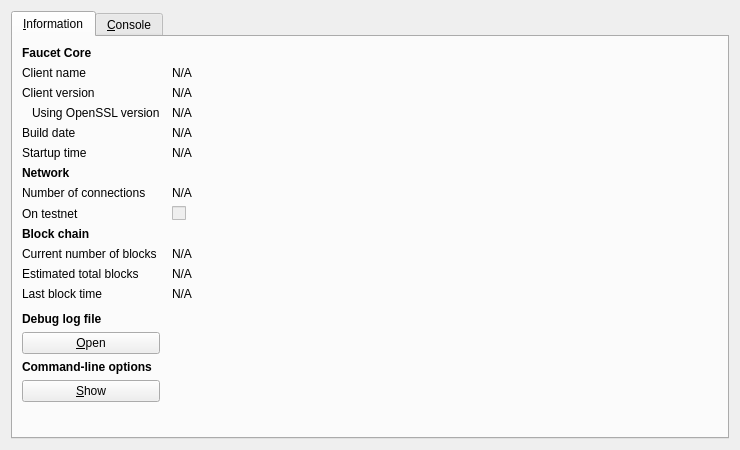
<?xml version="1.0" encoding="UTF-8"?>
<ui version="4.0">
 <class>RPCConsole</class>
 <widget class="QDialog" name="RPCConsole">
  <property name="geometry">
   <rect>
    <x>0</x>
    <y>0</y>
    <width>740</width>
    <height>450</height>
   </rect>
  </property>
  <property name="windowTitle">
   <string>Faucet - Debug window</string>
  </property>
  <layout class="QVBoxLayout" name="verticalLayout_2">
   <item>
    <widget class="QTabWidget" name="tabWidget">
     <property name="currentIndex">
      <number>0</number>
     </property>
     <widget class="QWidget" name="tab_info">
      <attribute name="title">
       <string>&amp;Information</string>
      </attribute>
      <layout class="QGridLayout" name="gridLayout" columnstretch="0,1">
       <property name="horizontalSpacing">
        <number>12</number>
       </property>
       <item row="0" column="0">
        <widget class="QLabel" name="label_9">
         <property name="font">
          <font>
           <weight>75</weight>
           <bold>true</bold>
          </font>
         </property>
         <property name="text">
          <string>Faucet Core</string>
         </property>
        </widget>
       </item>
       <item row="1" column="0">
        <widget class="QLabel" name="label_5">
         <property name="text">
          <string>Client name</string>
         </property>
        </widget>
       </item>
       <item row="1" column="1">
        <widget class="QLabel" name="clientName">
         <property name="cursor">
          <cursorShape>IBeamCursor</cursorShape>
         </property>
         <property name="text">
          <string>N/A</string>
         </property>
         <property name="textFormat">
          <enum>Qt::PlainText</enum>
         </property>
         <property name="textInteractionFlags">
          <set>Qt::LinksAccessibleByMouse|Qt::TextSelectableByKeyboard|Qt::TextSelectableByMouse</set>
         </property>
        </widget>
       </item>
       <item row="2" column="0">
        <widget class="QLabel" name="label_6">
         <property name="text">
          <string>Client version</string>
         </property>
        </widget>
       </item>
       <item row="2" column="1">
        <widget class="QLabel" name="clientVersion">
         <property name="cursor">
          <cursorShape>IBeamCursor</cursorShape>
         </property>
         <property name="text">
          <string>N/A</string>
         </property>
         <property name="textFormat">
          <enum>Qt::PlainText</enum>
         </property>
         <property name="textInteractionFlags">
          <set>Qt::LinksAccessibleByMouse|Qt::TextSelectableByKeyboard|Qt::TextSelectableByMouse</set>
         </property>
        </widget>
       </item>
       <item row="3" column="0">
        <widget class="QLabel" name="label_14">
         <property name="text">
          <string>Using OpenSSL version</string>
         </property>
         <property name="indent">
          <number>10</number>
         </property>
        </widget>
       </item>
       <item row="3" column="1">
        <widget class="QLabel" name="openSSLVersion">
         <property name="cursor">
          <cursorShape>IBeamCursor</cursorShape>
         </property>
         <property name="text">
          <string>N/A</string>
         </property>
         <property name="textFormat">
          <enum>Qt::PlainText</enum>
         </property>
         <property name="textInteractionFlags">
          <set>Qt::LinksAccessibleByMouse|Qt::TextSelectableByKeyboard|Qt::TextSelectableByMouse</set>
         </property>
        </widget>
       </item>
       <item row="4" column="0">
        <widget class="QLabel" name="label_12">
         <property name="text">
          <string>Build date</string>
         </property>
        </widget>
       </item>
       <item row="4" column="1">
        <widget class="QLabel" name="buildDate">
         <property name="cursor">
          <cursorShape>IBeamCursor</cursorShape>
         </property>
         <property name="text">
          <string>N/A</string>
         </property>
         <property name="textFormat">
          <enum>Qt::PlainText</enum>
         </property>
         <property name="textInteractionFlags">
          <set>Qt::LinksAccessibleByMouse|Qt::TextSelectableByKeyboard|Qt::TextSelectableByMouse</set>
         </property>
        </widget>
       </item>
       <item row="5" column="0">
        <widget class="QLabel" name="label_13">
         <property name="text">
          <string>Startup time</string>
         </property>
        </widget>
       </item>
       <item row="5" column="1">
        <widget class="QLabel" name="startupTime">
         <property name="cursor">
          <cursorShape>IBeamCursor</cursorShape>
         </property>
         <property name="text">
          <string>N/A</string>
         </property>
         <property name="textFormat">
          <enum>Qt::PlainText</enum>
         </property>
         <property name="textInteractionFlags">
          <set>Qt::LinksAccessibleByMouse|Qt::TextSelectableByKeyboard|Qt::TextSelectableByMouse</set>
         </property>
        </widget>
       </item>
       <item row="6" column="0">
        <widget class="QLabel" name="label_11">
         <property name="font">
          <font>
           <weight>75</weight>
           <bold>true</bold>
          </font>
         </property>
         <property name="text">
          <string>Network</string>
         </property>
        </widget>
       </item>
       <item row="7" column="0">
        <widget class="QLabel" name="label_7">
         <property name="text">
          <string>Number of connections</string>
         </property>
        </widget>
       </item>
       <item row="7" column="1">
        <widget class="QLabel" name="numberOfConnections">
         <property name="cursor">
          <cursorShape>IBeamCursor</cursorShape>
         </property>
         <property name="text">
          <string>N/A</string>
         </property>
         <property name="textFormat">
          <enum>Qt::PlainText</enum>
         </property>
         <property name="textInteractionFlags">
          <set>Qt::LinksAccessibleByMouse|Qt::TextSelectableByKeyboard|Qt::TextSelectableByMouse</set>
         </property>
        </widget>
       </item>
       <item row="8" column="0">
        <widget class="QLabel" name="label_8">
         <property name="text">
          <string>On testnet</string>
         </property>
        </widget>
       </item>
       <item row="8" column="1">
        <widget class="QCheckBox" name="isTestNet">
         <property name="enabled">
          <bool>false</bool>
         </property>
         <property name="text">
          <string/>
         </property>
        </widget>
       </item>
       <item row="9" column="0">
        <widget class="QLabel" name="label_10">
         <property name="font">
          <font>
           <weight>75</weight>
           <bold>true</bold>
          </font>
         </property>
         <property name="text">
          <string>Block chain</string>
         </property>
        </widget>
       </item>
       <item row="10" column="0">
        <widget class="QLabel" name="label_3">
         <property name="text">
          <string>Current number of blocks</string>
         </property>
        </widget>
       </item>
       <item row="10" column="1">
        <widget class="QLabel" name="numberOfBlocks">
         <property name="cursor">
          <cursorShape>IBeamCursor</cursorShape>
         </property>
         <property name="text">
          <string>N/A</string>
         </property>
         <property name="textFormat">
          <enum>Qt::PlainText</enum>
         </property>
         <property name="textInteractionFlags">
          <set>Qt::LinksAccessibleByMouse|Qt::TextSelectableByKeyboard|Qt::TextSelectableByMouse</set>
         </property>
        </widget>
       </item>
       <item row="11" column="0">
        <widget class="QLabel" name="label_4">
         <property name="text">
          <string>Estimated total blocks</string>
         </property>
        </widget>
       </item>
       <item row="11" column="1">
        <widget class="QLabel" name="totalBlocks">
         <property name="cursor">
          <cursorShape>IBeamCursor</cursorShape>
         </property>
         <property name="text">
          <string>N/A</string>
         </property>
         <property name="textFormat">
          <enum>Qt::PlainText</enum>
         </property>
         <property name="textInteractionFlags">
          <set>Qt::LinksAccessibleByMouse|Qt::TextSelectableByKeyboard|Qt::TextSelectableByMouse</set>
         </property>
        </widget>
       </item>
       <item row="12" column="0">
        <widget class="QLabel" name="label_2">
         <property name="text">
          <string>Last block time</string>
         </property>
        </widget>
       </item>
       <item row="12" column="1">
        <widget class="QLabel" name="lastBlockTime">
         <property name="cursor">
          <cursorShape>IBeamCursor</cursorShape>
         </property>
         <property name="text">
          <string>N/A</string>
         </property>
         <property name="textFormat">
          <enum>Qt::PlainText</enum>
         </property>
         <property name="textInteractionFlags">
          <set>Qt::LinksAccessibleByMouse|Qt::TextSelectableByKeyboard|Qt::TextSelectableByMouse</set>
         </property>
        </widget>
       </item>
       <item row="13" column="0">
        <spacer name="verticalSpacer_2">
         <property name="orientation">
          <enum>Qt::Vertical</enum>
         </property>
         <property name="sizeHint" stdset="0">
          <size>
           <width>20</width>
           <height>20</height>
          </size>
         </property>
        </spacer>
       </item>
       <item row="14" column="0">
        <widget class="QLabel" name="labelDebugLogfile">
         <property name="font">
          <font>
           <weight>75</weight>
           <bold>true</bold>
          </font>
         </property>
         <property name="text">
          <string>Debug log file</string>
         </property>
        </widget>
       </item>
       <item row="15" column="0">
        <widget class="QPushButton" name="openDebugLogfileButton">
         <property name="toolTip">
          <string>Open the Faucet debug log file from the current data directory. This can take a few seconds for large log files.</string>
         </property>
         <property name="text">
          <string>&amp;Open</string>
         </property>
         <property name="autoDefault">
          <bool>false</bool>
         </property>
        </widget>
       </item>
       <item row="16" column="0">
        <widget class="QLabel" name="labelCLOptions">
         <property name="font">
          <font>
           <weight>75</weight>
           <bold>true</bold>
          </font>
         </property>
         <property name="text">
          <string>Command-line options</string>
         </property>
        </widget>
       </item>
       <item row="17" column="0">
        <widget class="QPushButton" name="showCLOptionsButton">
         <property name="toolTip">
          <string>Show the Faucet-Qt help message to get a list with possible Faucet command-line options.</string>
         </property>
         <property name="text">
          <string>&amp;Show</string>
         </property>
         <property name="autoDefault">
          <bool>false</bool>
         </property>
        </widget>
       </item>
       <item row="18" column="0">
        <spacer name="verticalSpacer">
         <property name="orientation">
          <enum>Qt::Vertical</enum>
         </property>
         <property name="sizeHint" stdset="0">
          <size>
           <width>20</width>
           <height>40</height>
          </size>
         </property>
        </spacer>
       </item>
      </layout>
     </widget>
     <widget class="QWidget" name="tab_console">
      <attribute name="title">
       <string>&amp;Console</string>
      </attribute>
      <layout class="QVBoxLayout" name="verticalLayout_3">
       <property name="spacing">
        <number>3</number>
       </property>
       <item>
        <widget class="QTextEdit" name="messagesWidget">
         <property name="minimumSize">
          <size>
           <width>0</width>
           <height>100</height>
          </size>
         </property>
         <property name="readOnly">
          <bool>true</bool>
         </property>
         <property name="tabKeyNavigation" stdset="0">
          <bool>false</bool>
         </property>
         <property name="columnCount" stdset="0">
          <number>2</number>
         </property>
        </widget>
       </item>
       <item>
        <layout class="QHBoxLayout" name="horizontalLayout">
         <property name="spacing">
          <number>3</number>
         </property>
         <item>
          <widget class="QLabel" name="label">
           <property name="text">
            <string notr="true">&gt;</string>
           </property>
          </widget>
         </item>
         <item>
          <widget class="QLineEdit" name="lineEdit"/>
         </item>
         <item>
          <widget class="QPushButton" name="clearButton">
           <property name="maximumSize">
            <size>
             <width>24</width>
             <height>24</height>
            </size>
           </property>
           <property name="toolTip">
            <string>Clear console</string>
           </property>
           <property name="text">
            <string/>
           </property>
           <property name="icon">
            <iconset resource="../bitcoin.qrc">
             <normaloff>:/icons/remove</normaloff>:/icons/remove</iconset>
           </property>
           <property name="shortcut">
            <string notr="true">Ctrl+L</string>
           </property>
           <property name="autoDefault">
            <bool>false</bool>
           </property>
          </widget>
         </item>
        </layout>
       </item>
      </layout>
     </widget>
    </widget>
   </item>
  </layout>
 </widget>
 <resources>
  <include location="../bitcoin.qrc"/>
 </resources>
 <connections/>
</ui>
